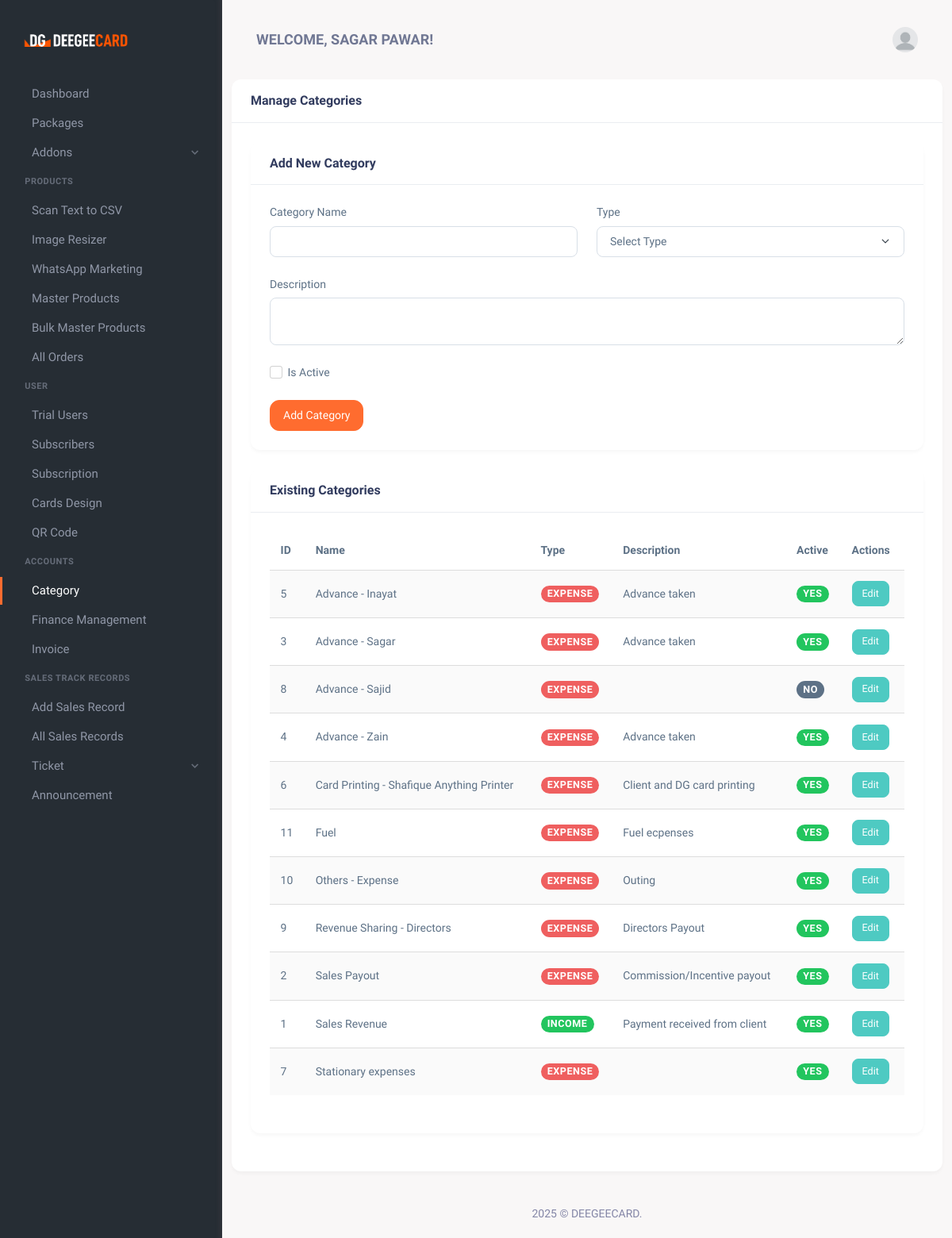
Screenshot of /ac_category.php (signed in) with the database file from the repository.
### tables this page shows
CREATE TABLE `users` (
  `id` int(11) NOT NULL,
  `Name` varchar(100) NOT NULL,
  `Email` varchar(100) NOT NULL,
  `Password` varchar(255) NOT NULL,
  `role` enum('admin','user','sales_person') NOT NULL DEFAULT 'user',
  `created_at` timestamp NOT NULL DEFAULT CURRENT_TIMESTAMP,
  `updated_at` timestamp NOT NULL DEFAULT CURRENT_TIMESTAMP ON UPDATE CURRENT_TIMESTAMP,
  `phone` varchar(15) NOT NULL,
  `address` text NOT NULL,
  `is_trial` tinyint(1) DEFAULT '0',
  `trial_start` datetime DEFAULT NULL,
  `trial_end` datetime DEFAULT NULL
);

CREATE TABLE `dg_categories` (
  `id` int(11) NOT NULL,
  `name` varchar(50) NOT NULL,
  `type` enum('income','expense') NOT NULL,
  `description` text,
  `is_active` tinyint(1) NOT NULL DEFAULT '1',
  `created_at` timestamp NOT NULL DEFAULT CURRENT_TIMESTAMP
);

### ac_category.php (the view, shortened to what this page needs)
<?php
   require 'db_connection.php';
   $user_id = $_SESSION['user_id'];
   $error_message = '';
   $role_sql = "SELECT role FROM users WHERE id = ?";
   $role_stmt = $conn->prepare($role_sql);
   if ($role_stmt) {
       $role_stmt->bind_param("i", $user_id);
       $role_stmt->execute();
       $role_stmt->bind_result($role);
   } else {
       $error_message = "Error preparing role query: " . $conn->error;
       $role = '';
   }
   $edit_category_id = null;
   $edit_name = '';
   $edit_is_active = 1;
   $categories_list = [];
   $fetch_categories_sql = "SELECT id, name, type, description, is_active FROM dg_categories ORDER BY name ASC";
   $fetch_categories_result = $conn->query($fetch_categories_sql);
   if ($fetch_categories_result) {
       while ($row = $fetch_categories_result->fetch_assoc()) {
           $categories_list[] = $row;
       }
   } else {
       $error_message = "Error fetching category list: " . $conn->error;
   }
   $sql = "SELECT name FROM users WHERE id = ?";
   $stmt = $conn->prepare($sql);
   if ($stmt) {
       $stmt->bind_param("i", $user_id);
       $stmt->execute();
       $stmt->bind_result($user_name);
   } else {
       $error_message .= " Error fetching user name: " . $conn->error;
       $user_name = 'User';
   }
   ?>
<!DOCTYPE html>
<html lang="en">
   <head>
      <link href="assets/css/vendor.min.css" rel="stylesheet" type="text/css" />
      <link href="assets/css/icons.min.css" rel="stylesheet" type="text/css" />
      <link href="assets/css/app.min.css" rel="stylesheet" type="text/css" />
      <link href="assets/css/style.css" rel="stylesheet" type="text/css" />
   </head>
   <body>
      <div class="wrapper">
         <?php include 'toolbar.php'; ?>
         <?php
            if ($role === 'admin') {
                include 'admin_menu.php';
            } else {
                include 'menu.php';
            }
            ?>
         <div class="page-content">
            <div class="container">
               <div class="row">
                  <div class="col-xl-12">
                     <div class="card">
                        <div class="card-header">
                           <h4 class="card-title">Manage Categories</h4>
                        </div>
                        <div class="card-body">
                           <div class="row">
                              <div class="col-md-12">
                                 <div class="card">
                                    <div class="card-header">
                                       <h5 class="card-title"><?php echo ($edit_category_id ? 'Edit Category' : 'Add New Category'); ?></h5>
                                    </div>
                                    <div class="card-body">
                                       <form id="categoryForm" method="POST" action="ac_category.php">
                                          <div class="row">
                                             <div class="col-md-6 mb-3">
                                                <label for="name" class="form-label">Category Name</label>
                                                <input type="text" class="form-control" id="name" name="name" required
                                                   value="<?php echo htmlspecialchars($edit_category_id ? $edit_name : (isset($_POST['name']) ? $_POST['name'] : '')); ?>">
                                             </div>
                                             <div class="col-md-6 mb-3">
                                                <label for="type" class="form-label">Type</label>
                                                <select class="form-select" id="type" name="type" required>
                                                   <option value="">Select Type</option>
                                                </select>
                                             </div>
                                          </div>
                                          <div class="col-md-12 mb-3">
                                             <label for="description" class="form-label">Description</label>
                                             <textarea class="form-control" id="description" name="description" rows="2"></textarea>
                                          </div>
                                          <div class="mb-3 form-check">
                                             <input type="checkbox" class="form-check-input" id="is_active" name="is_active" value="1"
                                                <?php echo (($edit_category_id && $edit_is_active) || (isset($_POST['is_active']) && $_POST['is_active'] == 1)) ? 'checked' : ''; ?>>
                                             <label class="form-check-label" for="is_active">Is Active</label>
                                          </div>
                                          <?php if ($edit_category_id): ?>
                                          <button type="submit" name="update_category" class="btn btn-warning">Update Category</button>
                                          <a href="ac_category.php" class="btn btn-secondary">Cancel Edit</a>
                                          <?php else: ?>
                                          <button type="submit" name="add_category" class="btn btn-primary">Add Category</button>
                                          <?php endif; ?>
                                       </form>
                                    </div>
                                 </div>
                              </div>
                              <div class="col-md-12">
                                 <div class="card">
                                    <div class="card-header">
                                       <h5 class="card-title">Existing Categories</h5>
                                    </div>
                                    <div class="card-body">
                                       <div class="table-responsive">
                                          <table class="table table-striped">
                                             <thead>
                                                <tr>
                                                   <th>ID</th>
                                                   <th>Name</th>
                                                   <th>Type</th>
                                                   <th>Description</th>
                                                   <th>Active</th>
                                                   <th>Actions</th>
                                                </tr>
                                             </thead>
                                             <tbody>
                                                <?php if (!empty($categories_list)): ?>
                                                <?php foreach ($categories_list as $category): ?>
                                                <tr>
                                                   <td><?php echo htmlspecialchars($category['id']); ?></td>
                                                   <td><?php echo htmlspecialchars($category['name']); ?></td>
                                                   <td>
                                                      <span class="badge bg-<?php echo $category['type'] === 'income' ? 'success' : 'danger'; ?>">
                                                      <?php echo ucfirst($category['type']); ?>
                                                      </span>
                                                   </td>
                                                   <td><?php echo htmlspecialchars($category['description']); ?></td>
                                                   <td>
                                                      <?php if ($category['is_active']): ?>
                                                      <span class="badge bg-success">Yes</span>
                                                      <?php else: ?>
                                                      <span class="badge bg-secondary">No</span>
                                                      <?php endif; ?>
                                                   </td>
                                                   <td>
                                                      <a href="ac_category.php?edit_id=<?php echo htmlspecialchars($category['id']); ?>" class="btn btn-sm btn-info">Edit</a>
                                                   </td>
                                                </tr>
                                                <?php endforeach; ?>
                                                <?php else: ?>
                                                <tr>
                                                   <td colspan="6" class="text-center">No categories found.</td>
                                                </tr>
                                                <?php endif; ?>
                                             </tbody>
                                          </table>
                                       </div>
                                    </div>
                                 </div>
                              </div>
                           </div>
                        </div>
                     </div>
                  </div>
               </div>
            </div>
            <?php include 'footer.php'; ?>
         </div>
      </div>
   </body>
</html>

### toolbar.php (shortened to what this page needs)
<header class="topbar">
     <div class="container-fluid">
          <div class="navbar-header">
               <div class="d-flex align-items-center">
                    <div class="topbar-item">
                         <h4 class="fw-bold topbar-button pe-none text-uppercase mb-0">Welcome,
                         <?php echo htmlspecialchars($user_name); ?>!</h4>
                    </div>
               </div>
               <div class="d-flex align-items-center gap-1">
                    <div class="topbar-item">
                         <button type="button" class="topbar-button" id="light-dark-mode">
                         </button>
                    </div>
                    <div class="dropdown topbar-item">
                         <a type="button" class="topbar-button" id="page-header-user-dropdown" data-bs-toggle="dropdown" aria-haspopup="true" aria-expanded="false">
                              <span class="d-flex align-items-center">
                                   <img class="rounded-circle" width="32" src="assets/images/users/dummy-avatar.jpg" alt="avatar-3">
                              </span>
                         </a>
                    </div>
               </div>
          </div>
     </div>
</header>

### assets/css/style.css (style rules this page uses)
.table-responsive { overflow-x: auto; }
.table th, .table td { vertical-align: middle; }
.role-badge, .badge { display: inline-block; padding: 0.35em 0.65em; font-size: 0.75rem; font-weight: 600; line-height: 1; text-align: center; white-space: nowrap; vertical-align: baseline; border-radius: 50rem; text-transform: uppercase; letter-spacing: 0.5px; transition: all 0.2s ease; }
.table th { white-space: nowrap; }
table { width: 100%; border-collapse: collapse; }
th, td { padding: 8px; text-align: left; border-bottom: 1px solid #ddd; }
th { background-color: #f2f2f2; position: sticky; top: 0; }
.badge { font-size: 0.9em; }

### rows the page displays
users: Name "SAGAR PAWAR"
dg_categories: id "5", name "Advance - Inayat", type "EXPENSE", description "Advance taken", is_active "YES"
dg_categories: id "3", name "Advance - Sagar", type "EXPENSE", description "Advance taken", is_active "YES"
dg_categories: id "8", name "Advance - Sajid", type "EXPENSE", is_active "NO"
dg_categories: id "4", name "Advance - Zain", type "EXPENSE", description "Advance taken", is_active "YES"
dg_categories: id "6", name "Card Printing - Shafique Anything Printer", type "EXPENSE", description "Client and DG card printing", is_active "YES"
dg_categories: id "11", name "Fuel", type "EXPENSE", description "Fuel ecpenses", is_active "YES"
dg_categories: id "10", name "Others - Expense", type "EXPENSE", description "Outing", is_active "YES"
dg_categories: id "9", name "Revenue Sharing - Directors", type "EXPENSE", description "Directors Payout", is_active "YES"
dg_categories: id "2", name "Sales Payout", type "EXPENSE", description "Commission/Incentive payout", is_active "YES"
dg_categories: id "1", name "Sales Revenue", type "INCOME", description "Payment received from client", is_active "YES"
dg_categories: id "7", name "Stationary expenses", type "EXPENSE", is_active "YES"
